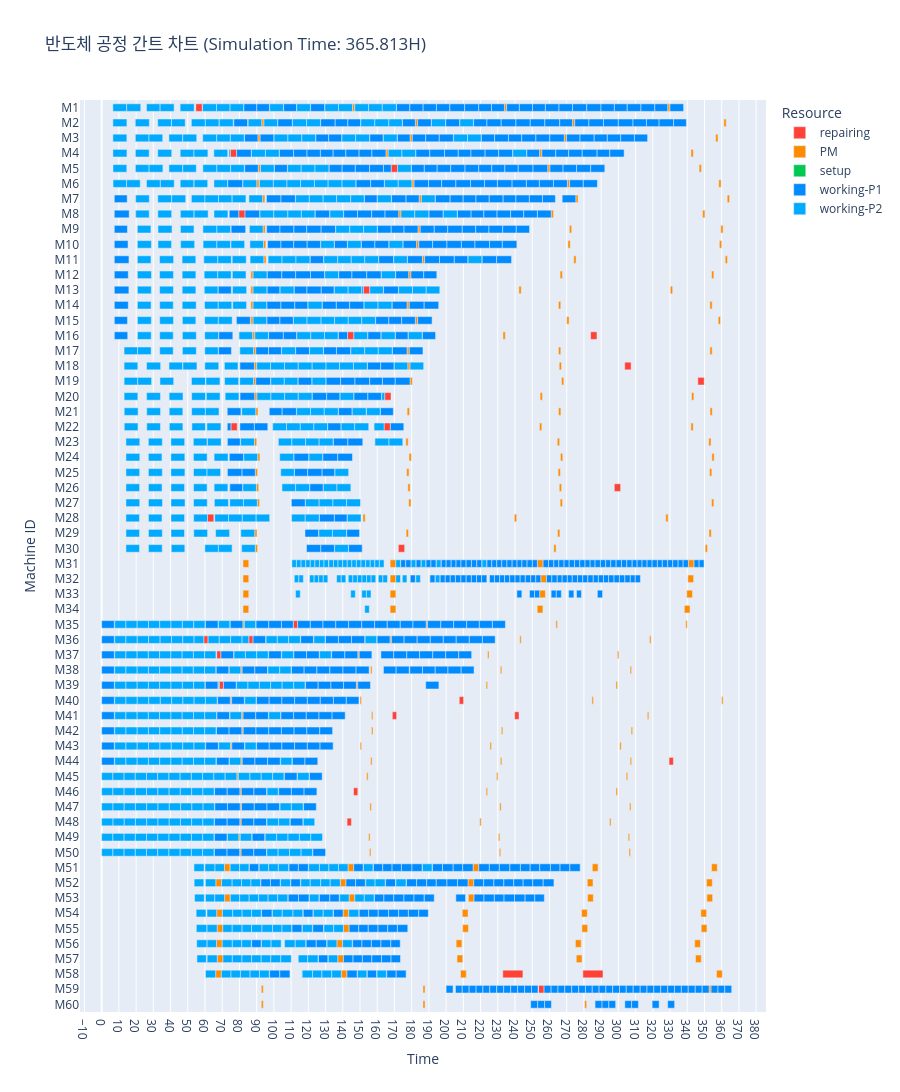

Source (notebook cell):
### Code cell
env.run(until=scheduler.job_chk_process)
fig = create_gantt_chart(
    logs=event_logger.logs,
    max_time=event_logger.now,
    title=f"반도체 공정 간트 차트 (Simulation Time: {round(event_logger.now, 3)}{TIME_UNIT})")
fig.show()
fig.write_html("gantt_chart.html")

### Figure 1 — Plotly figure (JSON) as saved in the notebook; plotly's stock layout.template omitted (floating-point values rounded to 4 significant figures; data arrays with more than 128 entries replaced by an {"elided": "..."} marker saying what was removed)
{"data": [{"base": [54.68, 152.0, 142.8, 283.9, 303.7, 346.2, 164.3, 75.06, 164.0, 297.6, 61.44, 172.3, 111.3, 59.29, 85.41, 66.76, 68.26, 74.71, 207.6, 168.8, 239.8, 329.5, 146.2, 142.5, 168.1, 232.9, 279.4, 253.5, 79.58], "customdata": [[""], [""], [""], [""], [""], [""], [""], [""], [""], [""], [""], [""], [""], [""], [""], [""], [""], [""], [""], [""], [""], [""], [""], [""], [""], [""], [""], [""], [""]], "hovertemplate": "Resource=repairing<br>Start=%{base}<br>Finish=%{x}<br>Task=%{y}<br>job_op=%{customdata[0]}<extra></extra>", "legendgroup": "repairing", "marker": {"color": "rgb(255, 65, 54)", "pattern": {"shape": ""}}, "name": "repairing", "orientation": "h", "showlegend": true, "textposition": "auto", "type": "bar", "width": 0.5, "x": [3.667, 3.667, 3.667, 3.667, 3.667, 3.667, 3.667, 3.667, 3.667, 3.667, 3.667, 3.667, 2.5, 2.5, 2.5, 2.5, 2.5, 3.667, 2.5, 2.5, 2.5, 2.5, 2.5, 2.5, 3.667, 11.67, 11.67, 3.333, 3.667], "xaxis": "x", "y": ["M1", "M13", "M16", "M16", "M18", "M19", "M20", "M22", "M22", "M26", "M28", "M30", "M35", "M36", "M36", "M37", "M39", "M4", "M40", "M41", "M41", "M44", "M46", "M48", "M5", "M58", "M58", "M59", "M8"], "yaxis": "y"}, {"base": {"elided": "224 float values"}, "customdata": {"elided": "224x1 str values"}, "hovertemplate": "Resource=PM<br>Start=%{base}<br>Finish=%{x}<br>Task=%{y}<br>job_op=%{customdata[0]}<extra></extra>", "legendgroup": "PM", "marker": {"color": "rgb(255, 140, 0)", "pattern": {"shape": ""}}, "name": "PM", "orientation": "h", "showlegend": true, "textposition": "auto", "type": "bar", "width": 0.5, "x": {"elided": "224 float values"}, "xaxis": "x", "y": {"elided": "224 str values"}, "yaxis": "y"}, {"base": {"elided": "297 float values"}, "customdata": {"elided": "297x1 str values"}, "hovertemplate": "Resource=setup<br>Start=%{base}<br>Finish=%{x}<br>Task=%{y}<br>job_op=%{customdata[0]}<extra></extra>", "legendgroup": "setup", "marker": {"color": "rgb(0, 200, 83)", "pattern": {"shape": ""}}, "name": "setup", "orientation": "h", "showlegend": true, "textposition": "auto", "type": "bar", "width": 0.5, "x": {"elided": "297 float values"}, "xaxis": "x", "y": {"elided": "297 str values"}, "yaxis": "y"}, {"base": {"elided": "709 float values"}, "customdata": {"elided": "709x1 str values"}, "hovertemplate": "Resource=working-P1<br>Start=%{base}<br>Finish=%{x}<br>Task=%{y}<br>job_op=%{customdata[0]}<extra></extra>", "legendgroup": "working-P1", "marker": {"color": "rgb(0, 140, 255)", "pattern": {"shape": ""}}, "name": "working-P1", "orientation": "h", "showlegend": true, "textposition": "auto", "type": "bar", "width": 0.5, "x": {"elided": "709 float values"}, "xaxis": "x", "y": {"elided": "709 str values"}, "yaxis": "y"}, {"base": {"elided": "706 float values"}, "customdata": {"elided": "706x1 str values"}, "hovertemplate": "Resource=working-P2<br>Start=%{base}<br>Finish=%{x}<br>Task=%{y}<br>job_op=%{customdata[0]}<extra></extra>", "legendgroup": "working-P2", "marker": {"color": "rgb(0, 170, 255)", "pattern": {"shape": ""}}, "name": "working-P2", "orientation": "h", "showlegend": true, "textposition": "auto", "type": "bar", "width": 0.5, "x": {"elided": "706 float values"}, "xaxis": "x", "y": {"elided": "706 str values"}, "yaxis": "y"}], "layout": {"barmode": "relative", "height": 3000, "legend": {"title": {"text": "Resource"}, "tracegroupgap": 0}, "title": {"text": "반도체 공정 간트 차트 (Simulation Time: 365.813H)"}, "xaxis": {"anchor": "y", "domain": [0, 1], "dtick": 10, "title": {"text": "Time"}}, "yaxis": {"anchor": "x", "categoryarray": ["M60", "M59", "M58", "M57", "M56", "M55", "M54", "M53", "M52", "M51", "M50", "M49", "M48", "M47", "M46", "M45", "M44", "M43", "M42", "M41", "M40", "M39", "M38", "M37", "M36", "M35", "M34", "M33", "M32", "M31", "M30", "M29", "M28", "M27", "M26", "M25", "M24", "M23", "M22", "M21", "M20", "M19", "M18", "M17", "M16", "M15", "M14", "M13", "M12", "M11", "M10", "M9", "M8", "M7", "M6", "M5", "M4", "M3", "M2", "M1"], "categoryorder": "array", "domain": [0, 1], "title": {"text": "Machine ID"}}}}
